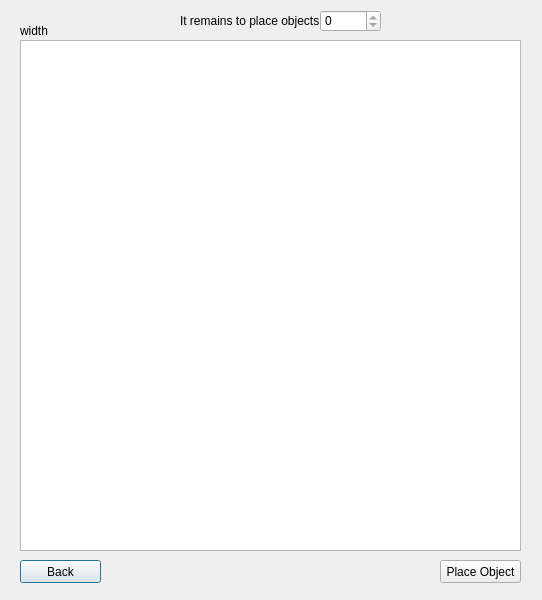
<?xml version="1.0" encoding="UTF-8"?>
<ui version="4.0">
 <class>CuttingDialog</class>
 <widget class="QDialog" name="CuttingDialog">
  <property name="geometry">
   <rect>
    <x>0</x>
    <y>0</y>
    <width>542</width>
    <height>600</height>
   </rect>
  </property>
  <property name="windowTitle">
   <string>Cutting</string>
  </property>
  <widget class="QPushButton" name="BackButton">
   <property name="geometry">
    <rect>
     <x>20</x>
     <y>560</y>
     <width>81</width>
     <height>23</height>
    </rect>
   </property>
   <property name="text">
    <string>Back</string>
   </property>
  </widget>
  <widget class="QPushButton" name="PlaceObjectButton">
   <property name="geometry">
    <rect>
     <x>440</x>
     <y>560</y>
     <width>81</width>
     <height>23</height>
    </rect>
   </property>
   <property name="text">
    <string>Place Object</string>
   </property>
  </widget>
  <widget class="QLabel" name="ObjectLeftLabel">
   <property name="geometry">
    <rect>
     <x>180</x>
     <y>10</y>
     <width>141</width>
     <height>21</height>
    </rect>
   </property>
   <property name="text">
    <string>It remains to place objects:</string>
   </property>
  </widget>
  <widget class="QSpinBox" name="CountSpinBox">
   <property name="geometry">
    <rect>
     <x>320</x>
     <y>10</y>
     <width>61</width>
     <height>22</height>
    </rect>
   </property>
   <property name="readOnly">
    <bool>true</bool>
   </property>
   <property name="maximum">
    <number>100</number>
   </property>
  </widget>
  <widget class="QLabel" name="DimSheetLabel">
   <property name="geometry">
    <rect>
     <x>20</x>
     <y>20</y>
     <width>51</width>
     <height>21</height>
    </rect>
   </property>
   <property name="text">
    <string>width</string>
   </property>
  </widget>
  <widget class="QLabel" name="ScaleLabel">
   <property name="geometry">
    <rect>
     <x>410</x>
     <y>20</y>
     <width>111</width>
     <height>21</height>
    </rect>
   </property>
   <property name="text">
    <string/>
   </property>
  </widget>
  <widget class="QGraphicsView" name="graphicsView">
   <property name="geometry">
    <rect>
     <x>20</x>
     <y>40</y>
     <width>501</width>
     <height>511</height>
    </rect>
   </property>
   <property name="sizePolicy">
    <sizepolicy hsizetype="Fixed" vsizetype="Fixed">
     <horstretch>0</horstretch>
     <verstretch>0</verstretch>
    </sizepolicy>
   </property>
   <property name="verticalScrollBarPolicy">
    <enum>Qt::ScrollBarAlwaysOff</enum>
   </property>
   <property name="horizontalScrollBarPolicy">
    <enum>Qt::ScrollBarAlwaysOff</enum>
   </property>
  </widget>
 </widget>
 <resources/>
 <connections>
  <connection>
   <sender>BackButton</sender>
   <signal>clicked()</signal>
   <receiver>CuttingDialog</receiver>
   <slot>close()</slot>
   <hints>
    <hint type="sourcelabel">
     <x>60</x>
     <y>321</y>
    </hint>
    <hint type="destinationlabel">
     <x>270</x>
     <y>176</y>
    </hint>
   </hints>
  </connection>
 </connections>
</ui>
